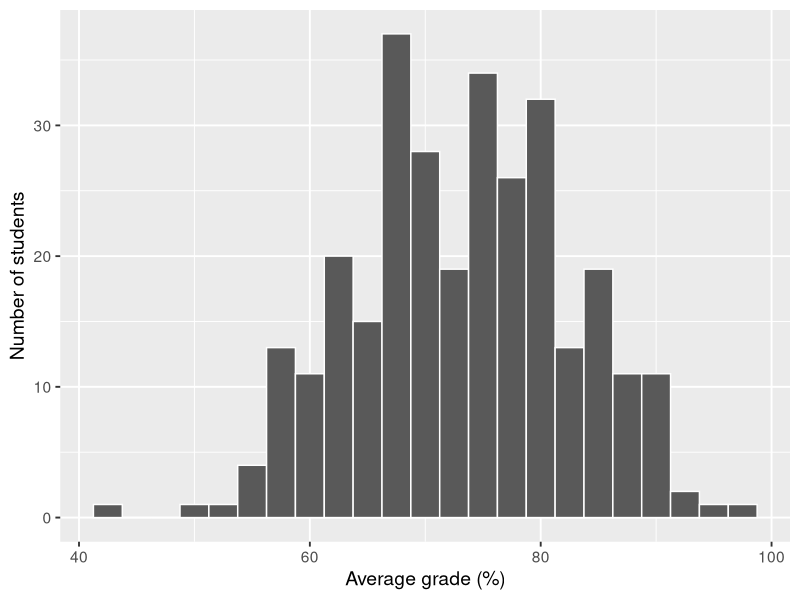
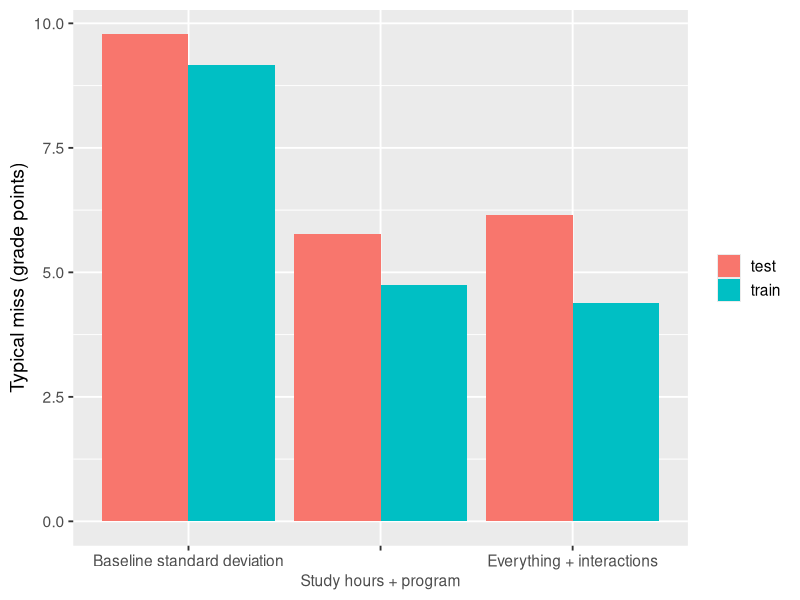
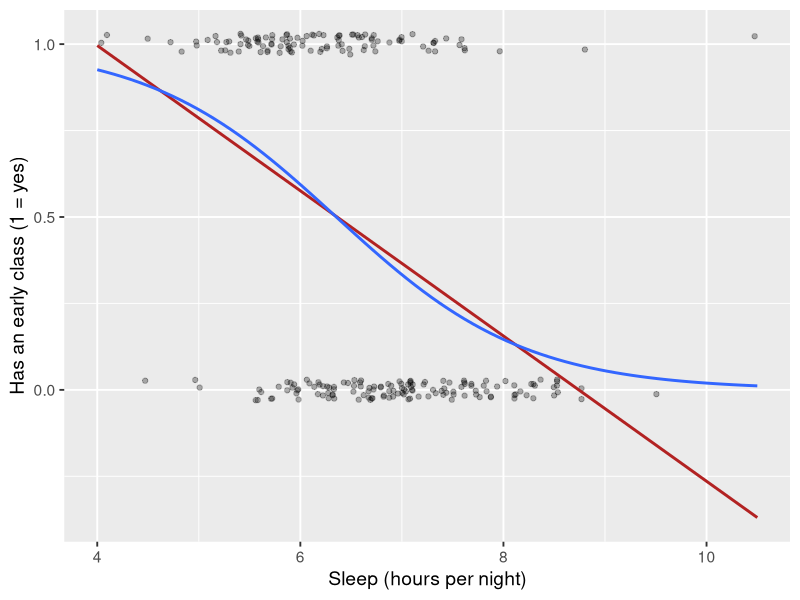

Source code (R) for these figures, in order:
## ---- chunk 1
#| label: setup
#| echo: false
library(tidyverse)
theme_set(theme_gray(base_size = 14))
survey <- read_csv("data/sleep_survey.csv") |>
  mutate(early_class = if_else(has_early_class == "Yes", 1, 0))  # 1 = has an early class
## ---- chunk 2
#| fig-height: 3.4
ggplot(survey, aes(x = avg_grade)) +
  geom_histogram(binwidth = 2.5, color = "white") +
  labs(x = "Average grade (%)", y = "Number of students")
## ---- chunk 3
set.seed(18)   # makes the random split reproducible

n <- nrow(survey)
train_rows <- sample(n, size = round(0.8 * n))

train <- survey[train_rows, ]    # 80% of students
test  <- survey[-train_rows, ]   # the other 20%

c(train = nrow(train), test = nrow(test))
## ---- chunk 4
baseline <- mean(train$avg_grade)
baseline
## ---- chunk 5
rmse <- function(actual, predicted) sqrt(mean((actual - predicted)^2))
## ---- chunk 6
# 1. Simple: study hours and program
fit_simple <- lm(avg_grade ~ study_hours_week + program, data = train)

# 2. Flexible: everything, plus interactions with program
fit_flex <- lm(
  avg_grade ~ (study_hours_week + sleep_hours + sleep_quality +
               stress_level + num_courses + work_hours_week) * program +
              favourite_drink + has_early_class,
  data = train
)
## ---- chunk 7
train_error <- tibble(
  model = c("Baseline standard deviation", "Study hours + program", "Everything + interactions"),
  train_error = c(
    rmse(train$avg_grade, baseline),
    rmse(train$avg_grade, fitted(fit_simple)),
    rmse(train$avg_grade, fitted(fit_flex))
  )
)
train_error
## ---- chunk 8
results <- train_error |>
  mutate(test_error = c(
    rmse(test$avg_grade, baseline),
    rmse(test$avg_grade, predict(fit_simple, test)),
    rmse(test$avg_grade, predict(fit_flex, test))
  ))
results
## ---- chunk 9
#| fig-height: 3.6
results |>
  pivot_longer(c(train_error, test_error), names_to = "set", values_to = "error") |>
  mutate(set = str_remove(set, "_error"), model = fct_inorder(model)) |>
  ggplot(aes(x = model, y = error, fill = set)) +
  geom_col(position = "dodge") +
  scale_x_discrete(guide = guide_axis(n.dodge = 2)) +
  labs(x = NULL, y = "Typical miss (grade points)", fill = NULL)
## ---- chunk 10
train |>
  count(has_early_class) |>
  mutate(share = n / sum(n))
## ---- chunk 11
#| fig-height: 3.6
ggplot(train, aes(x = sleep_hours, y = early_class)) +
  geom_jitter(height = 0.03, alpha = 0.3) +
  geom_smooth(method = lm, se = FALSE, color = "firebrick") +
  geom_smooth(method = "glm", method.args = list(family = "binomial"), se = FALSE) +
  labs(x = "Sleep (hours per night)", y = "Has an early class (1 = yes)")
## ---- chunk 12
logit_fit <- glm(early_class ~ sleep_hours, data = train, family = binomial)
summary(logit_fit)
## ---- chunk 13
test_results <- test |>
  mutate(
    probability = predict(logit_fit, test, type = "response"),
    predicted   = if_else(probability > 0.5, 1, 0)
  )

test_results |>
  select(sleep_hours, probability, predicted, early_class) |>
  head(6)
## ---- chunk 14
mean(test_results$predicted == test_results$early_class)   # model accuracy

table(actual = test_results$early_class, predicted = test_results$predicted)
## ---- chunk 15
library(nnet)

program_fit <- multinom(program ~ avg_grade + study_hours_week,
                        data = train, trace = FALSE)

program_pred <- predict(program_fit, test)   # predicted program for each test student
## ---- chunk 16
mean(program_pred == test$program)     # accuracy

table(actual = test$program, predicted = program_pred)
